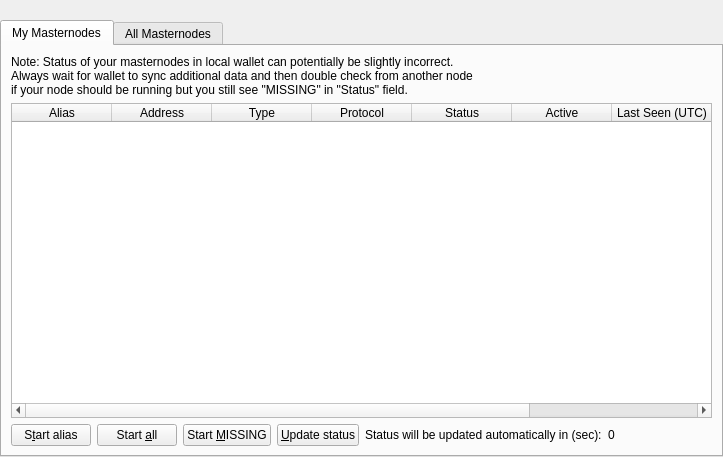
<?xml version="1.0" encoding="UTF-8"?>
<ui version="4.0">
 <class>MasternodeList</class>
 <widget class="QWidget" name="MasternodeList">
  <property name="geometry">
   <rect>
    <x>0</x>
    <y>0</y>
    <width>723</width>
    <height>457</height>
   </rect>
  </property>
  <property name="windowTitle">
   <string>Form</string>
  </property>
  <layout class="QVBoxLayout" name="topLayout">
   <property name="leftMargin">
    <number>0</number>
   </property>
   <property name="topMargin">
    <number>0</number>
   </property>
   <property name="rightMargin">
    <number>0</number>
   </property>
   <property name="bottomMargin">
    <number>0</number>
   </property>
   <item>
    <layout class="QVBoxLayout" name="verticalLayout">
     <property name="bottomMargin">
      <number>0</number>
     </property>
     <item>
      <spacer name="horizontalSpacer0">
       <property name="orientation">
        <enum>Qt::Horizontal</enum>
       </property>
       <property name="sizeHint" stdset="0">
        <size>
         <width>40</width>
         <height>20</height>
        </size>
       </property>
      </spacer>
     </item>
     <item>
      <widget class="QTabWidget" name="tabWidget">
       <property name="currentIndex">
        <number>0</number>
       </property>
       <widget class="QWidget" name="tabMyMasternodes">
        <attribute name="title">
         <string>My Masternodes</string>
        </attribute>
        <layout class="QGridLayout" name="gridLayout_2">
         <item row="0" column="0">
          <layout class="QVBoxLayout" name="verticalLayout_2">
           <property name="bottomMargin">
            <number>0</number>
           </property>
           <item>
            <layout class="QHBoxLayout" name="horizontalLayout_note">
             <property name="bottomMargin">
              <number>0</number>
             </property>
             <item>
              <widget class="QLabel" name="updateNote">
               <property name="text">
                <string>Note: Status of your masternodes in local wallet can potentially be slightly incorrect.&lt;br /&gt;Always wait for wallet to sync additional data and then double check from another node&lt;br /&gt;if your node should be running but you still see &quot;MISSING&quot; in &quot;Status&quot; field.</string>
               </property>
              </widget>
             </item>
            </layout>
           </item>
           <item>
            <widget class="QTableWidget" name="tableWidgetMyMasternodes">
             <property name="minimumSize">
              <size>
               <width>695</width>
               <height>0</height>
              </size>
             </property>
             <property name="palette">
              <palette>
               <active>
                <colorrole role="Text">
                 <brush brushstyle="SolidPattern">
                  <color alpha="255">
                   <red>51</red>
                   <green>51</green>
                   <blue>51</blue>
                  </color>
                 </brush>
                </colorrole>
               </active>
               <inactive>
                <colorrole role="Text">
                 <brush brushstyle="SolidPattern">
                  <color alpha="255">
                   <red>51</red>
                   <green>51</green>
                   <blue>51</blue>
                  </color>
                 </brush>
                </colorrole>
               </inactive>
               <disabled>
                <colorrole role="Text">
                 <brush brushstyle="SolidPattern">
                  <color alpha="255">
                   <red>85</red>
                   <green>85</green>
                   <blue>85</blue>
                  </color>
                 </brush>
                </colorrole>
               </disabled>
              </palette>
             </property>
             <property name="editTriggers">
              <set>QAbstractItemView::NoEditTriggers</set>
             </property>
             <property name="alternatingRowColors">
              <bool>true</bool>
             </property>
             <property name="selectionMode">
              <enum>QAbstractItemView::SingleSelection</enum>
             </property>
             <property name="selectionBehavior">
              <enum>QAbstractItemView::SelectRows</enum>
             </property>
             <property name="sortingEnabled">
              <bool>true</bool>
             </property>
             <attribute name="horizontalHeaderStretchLastSection">
              <bool>true</bool>
             </attribute>
             <attribute name="ResizeMode">
              <enum>QHeaderView::Interactive</enum>
             </attribute>
             <column>
              <property name="text">
               <string>Alias</string>
              </property>
             </column>
             <column>
              <property name="text">
               <string>Address</string>
              </property>
             </column>
             <column>
              <property name="text">
               <string>Type</string>
              </property>
             </column>
             <column>
              <property name="text">
               <string>Protocol</string>
              </property>
             </column>
             <column>
              <property name="text">
               <string>Status</string>
              </property>
             </column>
             <column>
              <property name="text">
               <string>Active</string>
              </property>
             </column>
             <column>
              <property name="text">
               <string>Last Seen (UTC)</string>
              </property>
             </column>
             <column>
              <property name="text">
               <string>Pubkey</string>
              </property>
             </column>
            </widget>
           </item>
           <item>
            <layout class="QHBoxLayout" name="horizontalLayout_5">
             <property name="bottomMargin">
              <number>0</number>
             </property>
             <item>
              <widget class="QPushButton" name="startButton">
               <property name="text">
                <string>S&amp;tart alias</string>
               </property>
              </widget>
             </item>
             <item>
              <widget class="QPushButton" name="startAllButton">
               <property name="text">
                <string>Start &amp;all</string>
               </property>
              </widget>
             </item>
             <item>
              <widget class="QPushButton" name="startMissingButton">
               <property name="text">
                <string>Start &amp;MISSING</string>
               </property>
              </widget>
             </item>
             <item>
              <widget class="QPushButton" name="UpdateButton">
               <property name="text">
                <string>&amp;Update status</string>
               </property>
              </widget>
             </item>
             <item>
              <widget class="QLabel" name="autoupdate_label">
               <property name="text">
                <string>Status will be updated automatically in (sec):</string>
               </property>
              </widget>
             </item>
             <item>
              <widget class="QLabel" name="secondsLabel">
               <property name="text">
                <string>0</string>
               </property>
              </widget>
             </item>
             <item>
              <spacer name="horizontalSpacer_5">
               <property name="orientation">
                <enum>Qt::Horizontal</enum>
               </property>
               <property name="sizeHint" stdset="0">
                <size>
                 <width>40</width>
                 <height>20</height>
                </size>
               </property>
              </spacer>
             </item>
            </layout>
           </item>
          </layout>
         </item>
        </layout>
       </widget>
       <widget class="QWidget" name="tabAllMasternodes">
        <attribute name="title">
         <string>All Masternodes</string>
        </attribute>
        <layout class="QGridLayout" name="gridLayout">
         <item row="1" column="0">
          <widget class="QTableWidget" name="tableWidgetMasternodes">
           <property name="palette">
            <palette>
             <active>
              <colorrole role="Text">
               <brush brushstyle="SolidPattern">
                <color alpha="255">
                 <red>51</red>
                 <green>51</green>
                 <blue>51</blue>
                </color>
               </brush>
              </colorrole>
             </active>
             <inactive>
              <colorrole role="Text">
               <brush brushstyle="SolidPattern">
                <color alpha="255">
                 <red>51</red>
                 <green>51</green>
                 <blue>51</blue>
                </color>
               </brush>
              </colorrole>
             </inactive>
             <disabled>
              <colorrole role="Text">
               <brush brushstyle="SolidPattern">
                <color alpha="255">
                 <red>85</red>
                 <green>85</green>
                 <blue>85</blue>
                </color>
               </brush>
              </colorrole>
             </disabled>
            </palette>
           </property>
           <property name="editTriggers">
            <set>QAbstractItemView::NoEditTriggers</set>
           </property>
           <property name="alternatingRowColors">
            <bool>true</bool>
           </property>
           <property name="selectionBehavior">
            <enum>QAbstractItemView::SelectRows</enum>
           </property>
           <property name="sortingEnabled">
            <bool>true</bool>
           </property>
           <attribute name="horizontalHeaderStretchLastSection">
            <bool>true</bool>
           </attribute>
           <attribute name="ResizeMode">
            <enum>QHeaderView::Interactive</enum>
           </attribute>
           <column>
            <property name="text">
             <string>Address</string>
            </property>
           </column>
           <column>
            <property name="text">
             <string>Type</string>
            </property>
           </column>
           <column>
            <property name="text">
             <string>Protocol</string>
            </property>
           </column>
           <column>
            <property name="text">
             <string>Status</string>
            </property>
           </column>
           <column>
            <property name="text">
             <string>Active</string>
            </property>
           </column>
           <column>
            <property name="text">
             <string>Last Seen (UTC)</string>
            </property>
           </column>
           <column>
            <property name="text">
             <string>Pubkey</string>
            </property>
           </column>
          </widget>
         </item>
         <item row="0" column="0">
          <layout class="QHBoxLayout" name="horizontalLayout_3">
           <property name="bottomMargin">
            <number>0</number>
           </property>
           <item>
            <widget class="QLabel" name="label_filter">
             <property name="text">
              <string>Filter List:</string>
             </property>
            </widget>
           </item>
           <item>
            <widget class="QLineEdit" name="filterLineEdit">
             <property name="toolTip">
              <string>Filter masternode list</string>
             </property>
            </widget>
           </item>
           <item>
            <spacer name="horizontalSpacer_3">
             <property name="orientation">
              <enum>Qt::Horizontal</enum>
             </property>
             <property name="sizeHint" stdset="0">
              <size>
               <width>10</width>
               <height>20</height>
              </size>
             </property>
            </spacer>
           </item>
           <item>
            <widget class="QLabel" name="label_count">
             <property name="text">
              <string>Node Count:</string>
             </property>
            </widget>
           </item>
           <item>
            <widget class="QLabel" name="countLabel">
             <property name="text">
              <string>0</string>
             </property>
            </widget>
           </item>
          </layout>
         </item>
        </layout>
       </widget>
      </widget>
     </item>
    </layout>
   </item>
  </layout>
 </widget>
 <resources/>
 <connections/>
</ui>
